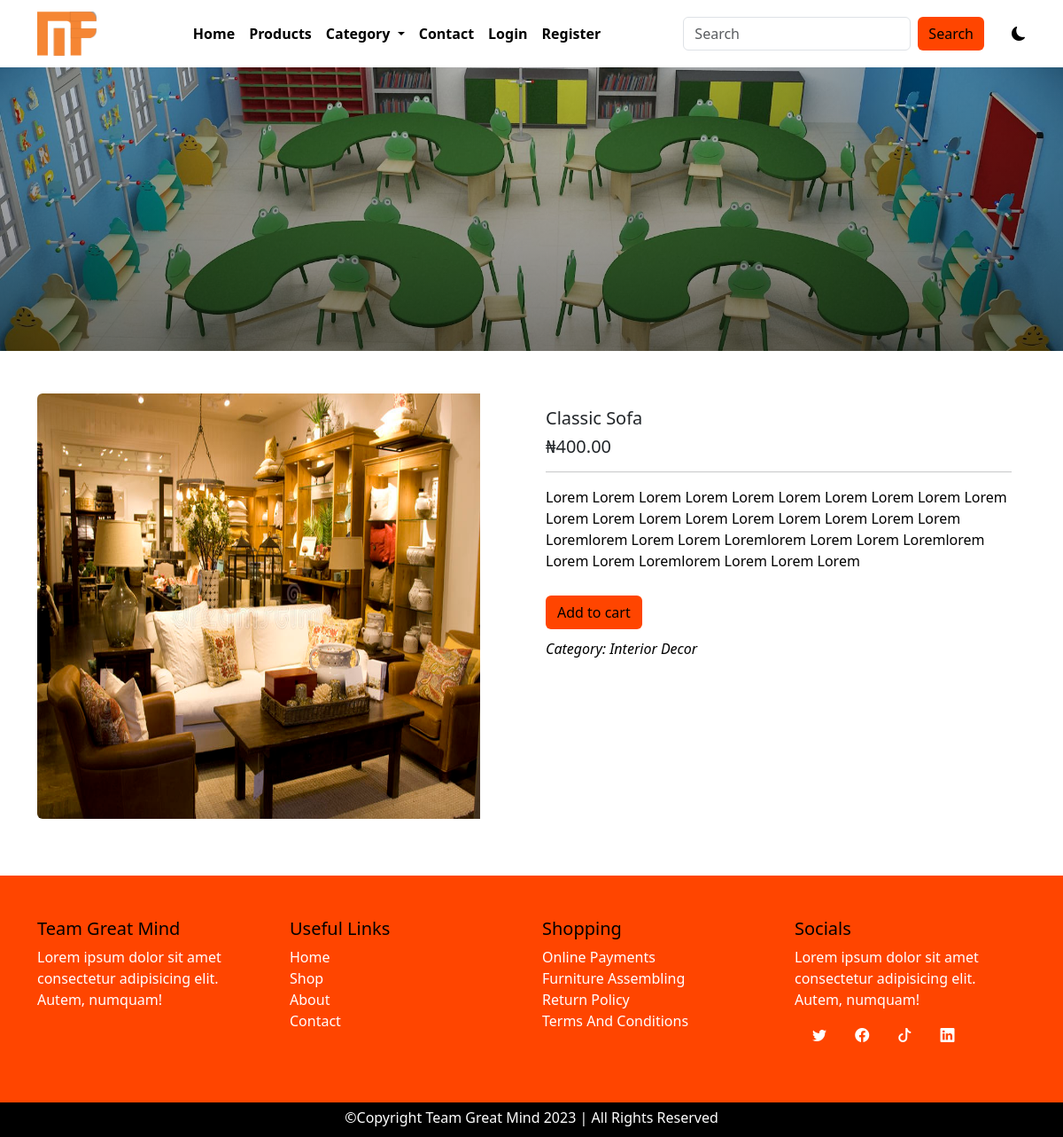
The page /detail/1/classic-sofa on the database its author committed.
### main/models.py (models this page shows, shortened)
class AppInfo(models.Model):
    appname = models.CharField(max_length=50)
    logo = models.ImageField(upload_to='logo')
    carousel1 = models.ImageField(upload_to='carousel')
    carousel2 = models.ImageField(upload_to='carousel')
    carousel3 = models.ImageField(upload_to='carousel')
    banner = models.ImageField(upload_to='banner')
    copyright = models.IntegerField()

class Product(models.Model):
    category = models.ForeignKey(Category, on_delete=models.CASCADE)
    name = models.CharField(max_length=50)
    slug = models.SlugField(unique=True)
    pix = models.ImageField(upload_to='pix')
    price = models.DecimalField(max_digits=5, decimal_places=2)
    discount_price = models.DecimalField(max_digits=5, decimal_places=2, blank=True, null=True)
    description = models.TextField()
    featured = models.BooleanField(default=False)
    uploaded = models.DateField(auto_now=True)
    edited = models.DateField(auto_now_add=True)

class Category(models.Model):
    name = models.CharField(max_length=50)
    slug = models.SlugField(unique=True)
    img = models.ImageField(upload_to='catimg')
    def __str__(self):
        return self.name

### main/views.py (the view)
# urls.py: path('detail/<str:id>/<slug:slug>', views.detail, name='detail'),
def detail(request, id, slug):
    detail = Product.objects.get(pk=id)
    context = {
        'detail':detail
    }
    return render(request, 'detail.html', context)

### main/context_processor.py (called while the page is built)
def dropdown(request):
    info = AppInfo.objects.get(pk=1)
    fdog = Category.objects.all()
    context = {
        'info':info,
        'fdog':fdog,
    }
    return context

def cartcount(request):
    count = Cart.objects.filter(user__username = request.user.username, paid=False)
    itemcount = 0
    for item in count:
        itemcount += item.quantity
    context = {
        'itemcount':itemcount
    }
    return context

### main/templates/detail.html (shortened to what this page needs)
{% extends 'base.html' %}
{% block header %} {% include 'header.html' %} {% endblock header %}
{% block banner %} {% include 'banner.html' %} {% endblock banner %}
{% block content %}
<div class="container mt-5 mb-5">
  <div class="row fdet">
    <div class="card mb-3">
      <div class="row g-0">
        <div class="col-md-6">
          <img src="{{detail.pix.url}}" class="img-fluid rounded-start" style="height: 60vh;" width="500px">
        </div>
        <div class="col-md-6">
          <div class="card-body">
            <h5 class="card-title">{{detail.name|title}}</h5>
            <h5 class="card-title">₦{{detail.price}}</h5>
            <hr>
            <p class="card-text">{{detail.description|title}}</p>
              <button class="btn" type="submit">Add to cart</button>
              <p class="fdetcat">Category: <span>{{detail.category|title}}</span></p>
          </div>
        </div>
      </div>
    </div>
  </div>
</div>
{% endblock content %}
{% block footer %} {% include 'footer.html' %} {% endblock footer %}

### main/templates/header.html (shortened to what this page needs)
<nav class="navbar navbar-expand-lg">
    <div class="container">
        <a class="navbar-brand" href="#"><img src="{{info.logo.url}}" alt="" style="height: 50px;"></a>
        <div class="collapse navbar-collapse" id="navbarSupportedContent">
        <ul class="navbar-nav mx-auto mb-2 mb-lg-0">
            {% if user.is_authenticated %}
            <li class="nav-item">
                <a class="nav-link" aria-current="page" href="{% url 'home' %}">Home</a>
            </li>
            <li class="nav-item">
                <a class="nav-link" href="{% url 'products' %}">Products</a>
            </li>
            <li class="nav-item dropdown">
                <a class="nav-link dropdown-toggle" href="#" role="button" data-bs-toggle="dropdown" aria-expanded="false">
                    Category
                </a>
                <ul class="dropdown-menu">
                    {% for item in fdog %}
                        <li><a class="dropdown-item" href="{% url 'category' item.id item.slug %}">{{item.name|title}}</a></li>
                    {% endfor %}
                </ul>
            </li>
            <li class="nav-item">
                <a class="nav-link" href="{% url 'contact' %}">Contact</a>
            </li>
            <li class="nav-item">
                <a class="nav-link" href="{% url 'cart' %}">
                    <div class="wrapper">
                        <i class="bi bi-cart4"></i>
                        <span class="badge">{{itemcount}}</span>
                    </div>
                </a>
            </li>
            <li class="nav-item dropdown">
                <a class="nav-link dropdown-toggle" href="#" role="button" data-bs-toggle="dropdown" aria-expanded="false">
                    {% if user.customer %}
                        <img src="{{user.customer.pix.url}}" style="height: 30px;" alt="">
                    {% endif %}
                    <span>Hi! {{user.username}}</span>
                </a>
                <ul class="dropdown-menu">
                    <li><a class="dropdown-item" href="{% url 'profile' %}">Profile</a></li>
                    <li><a class="dropdown-item" href="{% url 'signout' %}">Logout</a></li>
                </ul>
            </li>
            {% else %}
            <li class="nav-item">
                <a class="nav-link" aria-current="page" href="{% url 'home' %}">Home</a>
            </li>
            <li class="nav-item">
                <a class="nav-link" href="{% url 'products' %}">Products</a>
            </li>
            <li class="nav-item dropdown">
                <a class="nav-link dropdown-toggle" href="#" role="button" data-bs-toggle="dropdown" aria-expanded="false">
                    Category
                </a>
            </li>
            <li class="nav-item">
                <a class="nav-link" href="{% url 'contact' %}">Contact</a>
            </li>
            <li class="nav-item">
                <a class="nav-link" href="{% url 'signin' %}">Login</a>
            </li>
            <li class="nav-item">
                <a class="nav-link" href="{% url 'signup' %}">Register</a>
            </li>
            {% endif %}
        </ul>
        <form class="d-flex search" role="search" action="{% url 'search' %}" method="POST">
            <input class="form-control me-2" name="search" type="search" placeholder="Search" aria-label="Search">
            <button class="btn btn-outline-success" type="submit">Search</button>
        </form>
        <div class="samson">
          <i class="bi bi-moon-fill"></i>
        </div>
        </div>
    </div>
</nav>

### main/static/css/style.css (style rules this page uses)
* { padding: 0%; margin: 0%; box-sizing: border-box; }
.samson { margin-left: 3%; cursor: pointer; }
:root { --bg: white; --icon: black; --text: black; }
body { background: var(--bg) !important; color: var(--text) !important; overflow: hidden; }
.navbar { background: var(--bg) !important; }
.navbar-nav a { color: var(--text); font-weight: 600; }
.search button { background-color: orangered; border: none; color: black; font-weight: 500; }
.fdet .card { border: none; }
.fdet .btn { background-color: orangered; color: black; margin-top: 2%; }
.fdet p { color: black; }
.fdetcat { font-weight: 500; padding-top: 2%; font-style: italic; }

### rows shown on the page
AppInfo: logo (picture)
Product: pix (picture), name "Classic Sofa", price "400.00", description "Lorem Lorem Lorem Lorem Lorem Lorem Lorem Lorem Lorem Lorem Lorem Lorem Lorem Lorem Lorem Lorem Lorem Lorem Lorem Loremlorem Lorem Lorem Loremlorem Lorem Lorem Loremlorem Lorem Lorem Loremlorem Lorem Lorem Lorem", category "Interior Decor"
